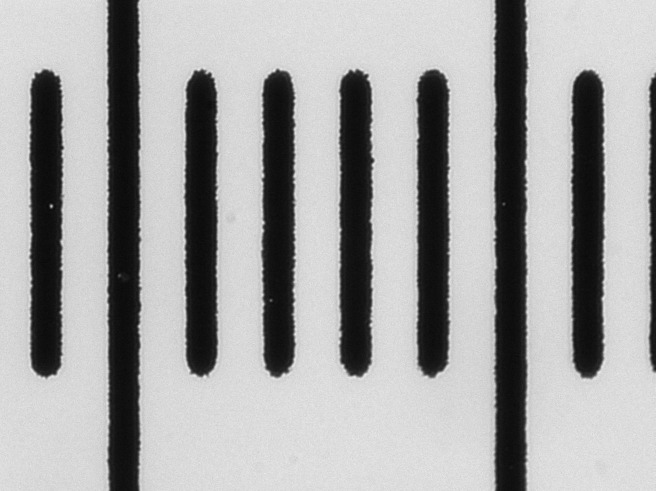
#> input picture A7/Graticule100x.jpg, 1311 x 982 px (shown at 1/2 size)
$ python A7.py
#> lines starting #> are read from the running program, lines starting #| are printed output that depends on the picture; after the words box and inside, x2 and y2 are one past the last pixel; in counts of white or black regions, pixels touching at a corner belong together; long printed decimals are rounded
import numpy as np
import matplotlib.pyplot as plt
from PIL import Image

# 1
imcal = Image.open('Graticule100x.jpg')
#> imcal is the input picture: PIL image 1311x982 L; min 6, max 244, mean 163
pixcal = np.array(imcal)
# convert the image into a 2-D array, with number representing its intensity

fig, ax = plt.subplots(nrows=1, ncols=2, figsize=(10, 5))
# creates a plot with 2 subplots
ax[0].imshow(pixcal, cmap='gnuplot2')
ax[0].axhline(y=450, color='r')  # draw a horizontal line at position 450
ax[0].set_xlabel('Position (pixel)')
ax[0].set_ylabel('Position (pixel)')

ax[1].plot(pixcal[450, ::], 'r-')
# plot the light intensity at horizontal line position 450,
# it is actually near the middle of the graph
fig.suptitle('Intensity Graph', fontsize=16)
ax[1].set_xlabel('Position (pixel)')
ax[1].set_ylabel('Light Intensity')
plt.show()
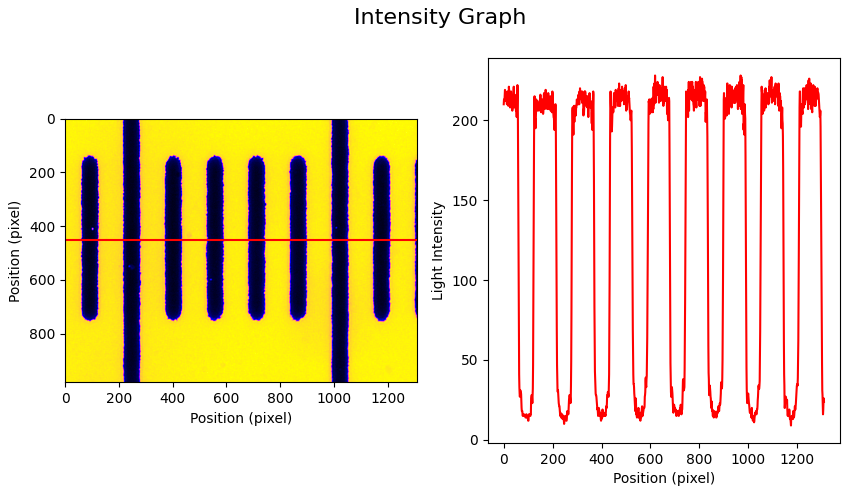
#> figure drawn by matplotlib, 2 panels; panel 2: curve peaks at x = 619, y = 228
# The separation between the lines is approximately 160 pixels

# 2
imeco = Image.open('Ecoli100x.jpg')
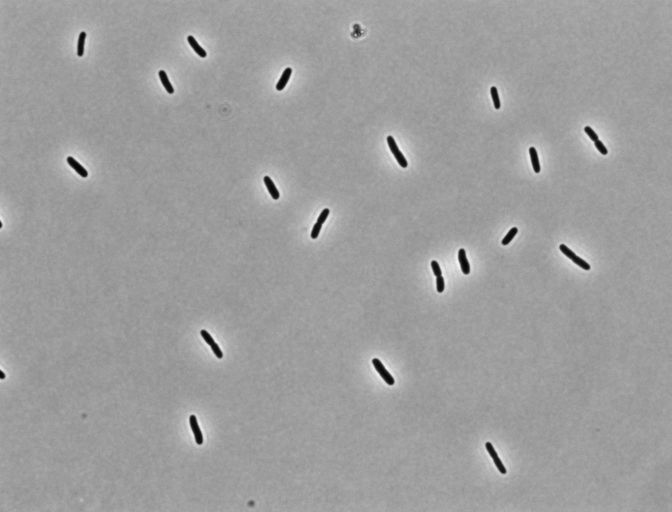
#> input picture A7/Ecoli100x.jpg, 1344 x 1024 px (shown at 1/2 size)
#> imeco is the input picture: PIL image 1344x1024 L; min 0, max 253, mean 157.8
pixcal_eco = np.array(imeco)

fig, ax = plt.subplots(nrows=1, ncols=2, figsize=(10, 5))
ax[0].imshow(pixcal_eco, cmap='plasma')
ax[0].set_xlabel('Position (pixel)')
ax[0].set_ylabel('Position (pixel)')

ax[1].set(yscale='log')
ax[1].hist(pixcal_eco.flatten(), 60)
ax[1].set_xlabel('Light Intensity')
ax[1].set_ylabel('Frequency')

fig.suptitle('Image of E-coli and Distribution of Light Intensity')
plt.show()
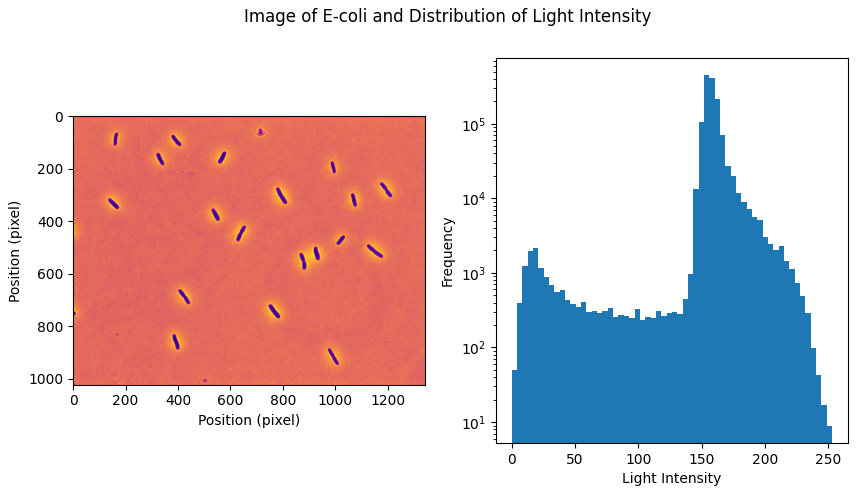
#> figure drawn by matplotlib, 2 panels; panel 2: tallest bar 442948 high, from x = 151.8 to 156

# From the histogram, the threshold window for E.coli is roughly between 8 and 50

# 3
newpix = ((pixcal_eco<50) & (pixcal_eco>8)).astype('float')
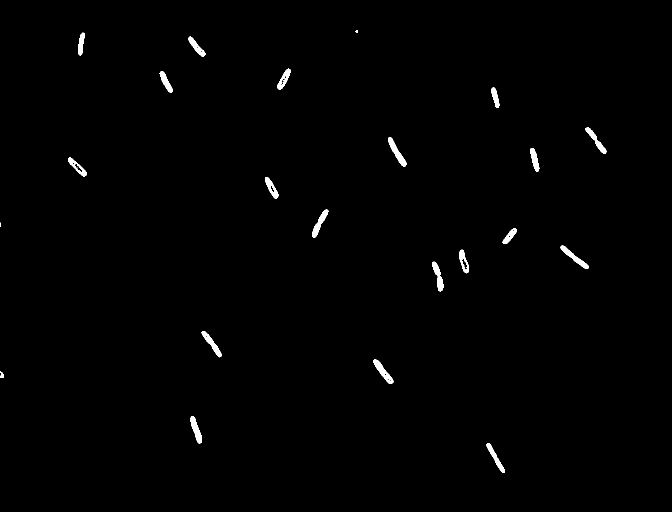
#> newpix: shape (1024, 1344) float64 (shown at 1/2 size); values 0 (black) and 1 (white), 0.72% white; 22 white regions (1 under 20 px), largest, box (x1, y1, x2, y2) and area: (776, 274, 813, 333) 684, (1121, 490, 1178, 538) 654, (747, 719, 787, 768) 638
# This will return numbers in pixcal_eco that is between 8 and 50

fig, ax = plt.subplots(nrows=1, ncols=2, figsize=(10, 5))
ax[0].imshow(pixcal_eco, cmap='plasma')
ax[0].set_xlabel('Position (pixel)')
ax[0].set_ylabel('Position (pixel)')
ax[0].set_title('Original Image')

ax[1].imshow(newpix,cmap='plasma')
ax[1].set_xlabel('Position (pixel)')
ax[1].set_ylabel('Position (pixel)')
ax[1].set_title('Image After Background Filtration')
plt.show()


# 4
Ecoli_pix = ((pixcal_eco<50) & (pixcal_eco>8))
# This will return True for numbers that satisfies the conditions, else False
percentage = 100*np.sum(Ecoli_pix)/np.size(Ecoli_pix)
#> percentage = 0.722
# np.sum(Ecoli_pix) total number of pixels that are E-coli,
# np.size(Ecoli_pix) is total number of pixel
print('{}% of the image is covered by E-coli'.format(percentage))
#| 0.7222% of the image is covered by E-coli
# 0.7221766880580357% of the image is covered by E-coli
